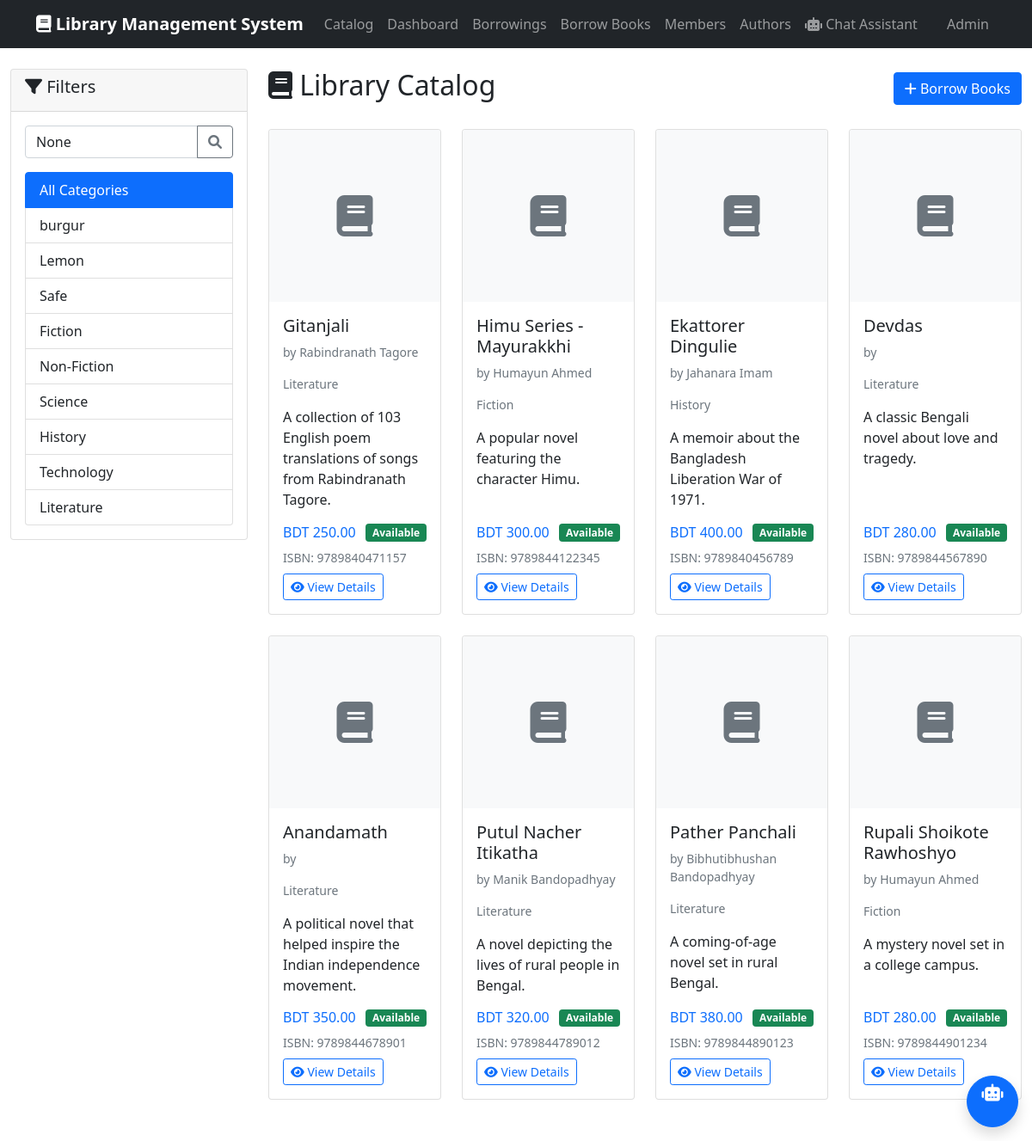
The page / on the database its author committed.
### stall/models.py (models this page shows, shortened)
class Category(models.Model):
    name = models.CharField(max_length=100)
    description = models.TextField(blank=True)
    created_at = models.DateTimeField(auto_now_add=True)
    class Meta:
        verbose_name_plural = "Categories"

class Book(models.Model):
    LANGUAGE_CHOICES = [
        ('en', 'English'),
        ('bn', 'Bengali'),
        ('hi', 'Hindi'),
        ('ur', 'Urdu'),
        ('ar', 'Arabic'),
        ('fr', 'French'),
        ('es', 'Spanish'),
        ('other', 'Other'),
    ]
    title = models.CharField(max_length=200)
    authors = models.ManyToManyField(Author, related_name='books')
    category = models.ForeignKey(Category, on_delete=models.CASCADE)
    publisher = models.ForeignKey(Publisher, on_delete=models.CASCADE, blank=True, null=True)
    isbn = models.CharField(max_length=13, unique=True, blank=True, null=True)
    publication_date = models.DateField(blank=True, null=True)
    pages = models.PositiveIntegerField(blank=True, null=True)
    language = models.CharField(max_length=10, choices=LANGUAGE_CHOICES, default='en')
    description = models.TextField(blank=True)
    cover_image = models.ImageField(upload_to='book_covers/', blank=True, null=True)
    is_available = models.BooleanField(default=True)
    price = models.DecimalField(max_digits=8, decimal_places=2, blank=True, null=True, help_text="Book price for reference")
    created_at = models.DateTimeField(auto_now_add=True)
    updated_at = models.DateTimeField(auto_now=True)
    @property
    def author_names(self):
        return ", ".join([author.full_name for author in self.authors.all()])

class Author(models.Model):
    first_name = models.CharField(max_length=100)
    last_name = models.CharField(max_length=100)
    birth_date = models.DateField(blank=True, null=True)
    biography = models.TextField(blank=True)
    nationality = models.CharField(max_length=100, blank=True)
    created_at = models.DateTimeField(auto_now_add=True)
    @property
    def full_name(self):
        return f"{self.first_name} {self.last_name}"

### stall/views.py (the view, shortened to what this page needs)
# urls.py: path('', views.home, name='home'),
def home(request):
    try:
        categories = Category.objects.all()
        books = Book.objects.filter(is_available=True).prefetch_related('authors')
        category_id = request.GET.get('category')
        if category_id:
            books = books.filter(category_id=category_id)
        search_query = request.GET.get('search')
        context = {
            'books': books,
            'categories': categories,
            'search_query': search_query,
            'selected_category': category_id
        }
        return render(request, 'stall/home.html', context)
    except Exception as e:
        context = {
            'books': [],
            'categories': [],
            'search_query': '',
            'selected_category': None,
            'error_message': f'Database error: {str(e)}'
        }
        return render(request, 'stall/home.html', context)

### stall/templates/stall/home.html (shortened to what this page needs)
{% extends 'stall/base.html' %}
{% block content %}
<div class="row">
    <div class="col-md-3">
        <div class="card">
            <div class="card-header">
                <h5><i class="fas fa-filter"></i> Filters</h5>
            </div>
            <div class="card-body">
                <form method="GET" class="mb-3">
                    <div class="input-group">
                        <input type="text" name="search" class="form-control" placeholder="Search books, authors..." value="{{ search_query }}">
                        <button class="btn btn-outline-secondary" type="submit">
                            <i class="fas fa-search"></i>
                        </button>
                    </div>
                </form>
                <div class="list-group">
                    <a href="{% url 'home' %}" class="list-group-item list-group-item-action {% if not selected_category %}active{% endif %}">
                        All Categories
                    </a>
                    {% for category in categories %}
                        <a href="?category={{ category.id }}" class="list-group-item list-group-item-action {% if selected_category == category.id|stringformat:'s' %}active{% endif %}">
                            {{ category.name }}
                        </a>
                    {% endfor %}
                </div>
            </div>
        </div>
    </div>
    <div class="col-md-9">
        <div class="d-flex justify-content-between align-items-center mb-4">
            <h2><i class="fas fa-book"></i> Library Catalog</h2>
            <a href="{% url 'borrow_book' %}" class="btn btn-primary">
                <i class="fas fa-plus"></i> Borrow Books
            </a>
        </div>
        {% if error_message %}
            <div class="alert alert-danger">
                <h4>Database Error</h4>
                <p>{{ error_message }}</p>
                <p>Please make sure the database is properly set up and contains some sample data.</p>
                <a href="/admin/" class="btn btn-primary">Go to Admin Panel</a>
            </div>
        {% elif books %}
            <div class="row">
                {% for book in books %}
                    <div class="col-md-4 col-lg-3 mb-4">
                        <div class="card tea-card h-100">
                            {% if book.cover_image %}
                                <img src="{{ book.cover_image.url }}" class="card-img-top" alt="{{ book.title }}" style="height: 200px; object-fit: cover;">
                            {% else %}
                                <div class="card-img-top bg-light d-flex align-items-center justify-content-center" style="height: 200px;">
                                    <i class="fas fa-book fa-3x text-muted"></i>
                                </div>
                            {% endif %}
                            <div class="card-body d-flex flex-column">
                                <h5 class="card-title">{{ book.title }}</h5>
                                <p class="text-muted small">by {{ book.author_names }}</p>
                                <p class="text-muted small">{{ book.category.name }}</p>
                                <p class="card-text flex-grow-1">{{ book.description|truncatewords:15 }}</p>
                                <div class="mt-auto">
                                    <div class="d-flex justify-content-between align-items-center mb-2">
                                        {% if book.price %}
                                            <span class="h6 text-primary mb-0">BDT {{ book.price }}</span>
                                        {% endif %}
                                        <span class="badge {% if book.is_available %}bg-success{% else %}bg-danger{% endif %}">
                                            {% if book.is_available %}Available{% else %}Not Available{% endif %}
                                        </span>
                                    </div>
                                    {% if book.isbn %}
                                        <small class="text-muted d-block">ISBN: {{ book.isbn }}</small>
                                    {% endif %}
                                    <div class="mt-2">
                                        <a href="{% url 'book_detail' book.id %}" class="btn btn-outline-primary btn-sm">
                                            <i class="fas fa-eye"></i> View Details
                                        </a>
                                    </div>
                                </div>
                            </div>
                        </div>
                    </div>
                {% endfor %}
            </div>
        {% else %}
            <div class="text-center py-5">
                <i class="fas fa-search fa-3x text-muted mb-3"></i>
                <h4 class="text-muted">No books found</h4>
                <p class="text-muted">Try adjusting your search or filter criteria.</p>
            </div>
        {% endif %}
    </div>
</div>
{% endblock %}

### stall/templates/stall/base.html (shortened to what this page needs)
<!DOCTYPE html>
<html lang="en">
<head>
    <link href="https://cdn.jsdelivr.net/npm/bootstrap@5.1.3/dist/css/bootstrap.min.css" rel="stylesheet">
    <link href="https://cdnjs.cloudflare.com/ajax/libs/font-awesome/6.0.0/css/all.min.css" rel="stylesheet">
</head>
<body>
    <nav class="navbar navbar-expand-lg navbar-dark bg-dark">
        <div class="container">
            <a class="navbar-brand" href="{% url 'home' %}">
                <i class="fas fa-book"></i> Library Management System
            </a>
            <div class="collapse navbar-collapse" id="navbarNav">
                <ul class="navbar-nav me-auto">
                    <li class="nav-item">
                        <a class="nav-link" href="{% url 'home' %}">Catalog</a>
                    </li>
                    <li class="nav-item">
                        <a class="nav-link" href="{% url 'dashboard' %}">Dashboard</a>
                    </li>
                    <li class="nav-item">
                        <a class="nav-link" href="{% url 'borrowing_list' %}">Borrowings</a>
                    </li>
                    <li class="nav-item">
                        <a class="nav-link" href="{% url 'borrow_book' %}">Borrow Books</a>
                    </li>
                    <li class="nav-item">
                        <a class="nav-link" href="{% url 'members_list' %}">Members</a>
                    </li>
                    <li class="nav-item">
                        <a class="nav-link" href="{% url 'authors_list' %}">Authors</a>
                    </li>
                    <li class="nav-item">
                        <a class="nav-link" href="{% url 'chatbot' %}">
                            <i class="fas fa-robot"></i> Chat Assistant
                        </a>
                    </li>
                </ul>
                <ul class="navbar-nav">
                    <li class="nav-item">
                        <a class="nav-link" href="/admin/">Admin</a>
                    </li>
                </ul>
            </div>
        </div>
    </nav>
    <main class="container-fluid py-4">
        {% block content %}
        {% endblock %}
    </main>
    {% if request.resolver_match.url_name != 'chatbot' %}
    <div class="position-fixed bottom-0 end-0 p-3" style="z-index: 1050;">
        <a href="{% url 'chatbot' %}" class="btn btn-primary rounded-circle shadow" style="width: 60px; height: 60px;" data-bs-toggle="tooltip" title="Chat with our AI Assistant">
            <i class="fas fa-robot fa-lg"></i>
        </a>
    </div>
    {% endif %}
</body>
</html>

### stall/templates/stall/base.html (style rules this page uses)
.tea-card { transition: transform 0.2s; height: 100%; }
.navbar-brand { font-weight: bold; }

### rows shown on the page
Category: name "burgur"
Category: name "Lemon"
Category: name "Safe"
Category: name "Fiction"
Category: name "Non-Fiction"
Category: name "Science"
Category: name "History"
Category: name "Technology"
Category: name "Literature"
Book: title "Gitanjali", author_names "Rabindranath Tagore", category.name "Literature", description "A collection of 103 English poem translations of songs from Rabindranath Tagore.", price "250.00", is_available "Available", isbn "9789840471157"
Book: title "Himu Series - Mayurakkhi", author_names "Humayun Ahmed", category.name "Fiction", description "A popular novel featuring the character Himu.", price "300.00", is_available "Available", isbn "9789844122345"
Book: title "Ekattorer Dingulie", author_names "Jahanara Imam", category.name "History", description "A memoir about the Bangladesh Liberation War of 1971.", price "400.00", is_available "Available", isbn "9789840456789"
Book: title "Devdas", category.name "Literature", description "A classic Bengali novel about love and tragedy.", price "280.00", is_available "Available", isbn "9789844567890"
Book: title "Anandamath", category.name "Literature", description "A political novel that helped inspire the Indian independence movement.", price "350.00", is_available "Available", isbn "9789844678901"
Book: title "Putul Nacher Itikatha", author_names "Manik Bandopadhyay", category.name "Literature", description "A novel depicting the lives of rural people in Bengal.", price "320.00", is_available "Available", isbn "9789844789012"
Book: title "Pather Panchali", author_names "Bibhutibhushan Bandopadhyay", category.name "Literature", description "A coming-of-age novel set in rural Bengal.", price "380.00", is_available "Available", isbn "9789844890123"
Book: title "Rupali Shoikote Rawhoshyo", author_names "Humayun Ahmed", category.name "Fiction", description "A mystery novel set in a college campus.", price "280.00", is_available "Available", isbn "9789844901234"
